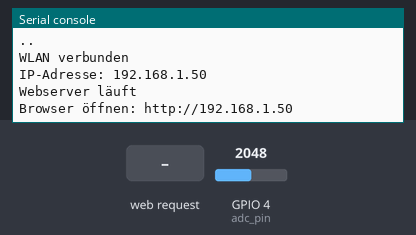
The program below on a simulated ESP32 board running MicroPython. Parts: the last lines printed to the serial console. The inputs (shaded band) are chosen by the test bench; at power-on: GPIO 4 (adc_pin) = 2048 (analog values on the 0–4095 scale). WiFi joins after 1.5 s.

Above: at 3.2 s.
3.3 s: HTTP request GET /messen received
At 3.8 s:
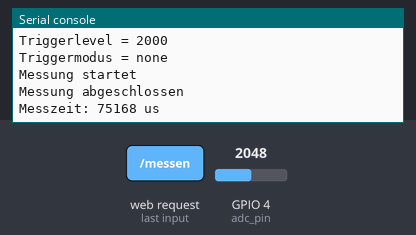
4.8 s: HTTP request GET /werte received
At 5.7 s:
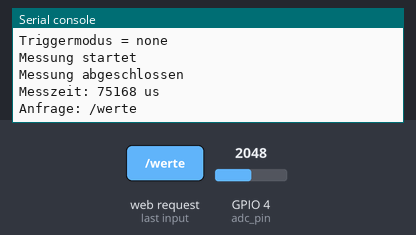
6.3 s: HTTP request GET / received
At 6.8 s:
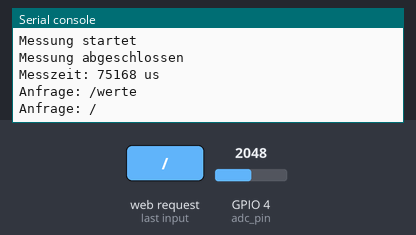

The program:

ESP32-WEB-Speicheroszi-4.py
```python
import network
import socket
import time
from machine import ADC, Pin

# ============================================================
# WLAN-Zugangsdaten
# ============================================================
SSID = "raspi";  PASSWORD = "abcd1234"
ADC_Pin = 4
# ============================================================
# ADC-Einstellung
# ============================================================
adc_pin = ADC(Pin(ADC_Pin))          # ADC-Pin, z.B. GPIO34
adc_pin.atten(ADC.ATTN_11DB)    # Bereich ungefähr 0...3,3 V
adc_pin.width(ADC.WIDTH_12BIT)  # Werte 0...4095

# ============================================================
# Messspeicher und Grundeinstellungen
# ============================================================
MAX_N = 2000                    # Sicherheitsgrenze
N = 300                         # Standard-Anzahl Messwerte
DT_US = 100                     # Standard-Messintervall in Mikrosekunden

TRIGGER_LEVEL = 2000
TRIGGER_MODE = "none"           # none, rising, falling
TRIGGER_TIMEOUT_MS = 5000       # maximal 5 Sekunden auf Trigger warten

werte = [0] * N


# ============================================================
# WLAN verbinden
# ============================================================
def wlan_verbinden():
    wlan = network.WLAN(network.STA_IF)
    wlan.active(True)

    if not wlan.isconnected():
        print("Verbinde mit WLAN ...")
        wlan.connect(SSID, PASSWORD)

        for i in range(20):
            if wlan.isconnected():
                break
            print(".", end="")
            time.sleep(1)

    print()

    if wlan.isconnected():
        ip = wlan.ifconfig()[0]
        print("WLAN verbunden")
        print("IP-Adresse:", ip)
        return ip
    else:
        print("Keine WLAN-Verbindung")
        return None


# ============================================================
# einfache URL-Decodierung
# ============================================================
def url_decode(text):
    text = text.replace("+", " ")
    result = ""
    i = 0

    while i < len(text):
        if text[i] == "%" and i + 2 < len(text):
            try:
                result += chr(int(text[i+1:i+3], 16))
                i += 3
            except:
                result += text[i]
                i += 1
        else:
            result += text[i]
            i += 1

    return result


# ============================================================
# Query-Parameter aus URL holen
# Beispiel:
# /messen?n=500&dt=100&trig=2000&mode=rising
# ============================================================
def hole_parameter(pfad, name):
    suchtext = name + "="
    pos = pfad.find(suchtext)

    if pos == -1:
        return None

    start = pos + len(suchtext)
    ende = pfad.find("&", start)

    if ende == -1:
        ende = len(pfad)

    return url_decode(pfad[start:ende])


# ============================================================
# Warten auf Trigger
# ============================================================
def warten_auf_trigger(trigger_level, trigger_mode, timeout_ms):
    if trigger_mode == "none":
        return True, adc_pin.read()

    print("Warte auf Flankentrigger ...")
    print("Triggerlevel:", trigger_level)
    print("Triggermodus:", trigger_mode)

    start = time.ticks_ms()

    # --------------------------------------------------------
    # Steigende Flanke:
    # 1. erst warten, bis Signal UNTER Triggerlevel ist
    # 2. dann warten, bis Signal Triggerlevel UEBERSCHREITET
    # --------------------------------------------------------
    if trigger_mode == "rising":
        print("Phase 1: Warte auf ADC < Triggerlevel")

        while True:
            wert = adc_pin.read()

            if wert < trigger_level:
                print("Signal ist unter Triggerlevel:", wert)
                break

            if time.ticks_diff(time.ticks_ms(), start) > timeout_ms:
                print("Trigger-Timeout in Phase 1")
                return False, wert

        print("Phase 2: Warte auf steigende Flanke")

        while True:
            wert = adc_pin.read()

            if wert >= trigger_level:
                print("Steigende Flanke ausgeloest:", wert)
                return True, wert

            if time.ticks_diff(time.ticks_ms(), start) > timeout_ms:
                print("Trigger-Timeout in Phase 2")
                return False, wert

    # --------------------------------------------------------
    # Fallende Flanke:
    # 1. erst warten, bis Signal UEBER Triggerlevel ist
    # 2. dann warten, bis Signal Triggerlevel UNTERSCHREITET
    # --------------------------------------------------------
    elif trigger_mode == "falling":
        print("Phase 1: Warte auf ADC > Triggerlevel")

        while True:
            wert = adc_pin.read()

            if wert > trigger_level:
                print("Signal ist ueber Triggerlevel:", wert)
                break

            if time.ticks_diff(time.ticks_ms(), start) > timeout_ms:
                print("Trigger-Timeout in Phase 1")
                return False, wert

        print("Phase 2: Warte auf fallende Flanke")

        while True:
            wert = adc_pin.read()

            if wert <= trigger_level:
                print("Fallende Flanke ausgeloest:", wert)
                return True, wert

            if time.ticks_diff(time.ticks_ms(), start) > timeout_ms:
                print("Trigger-Timeout in Phase 2")
                return False, wert

    else:
        return True, adc_pin.read()


# ============================================================
# Messung durchführen
# ============================================================
def messen(anzahl, dt_us, trigger_level, trigger_mode):
    global N, DT_US, werte
    global TRIGGER_LEVEL, TRIGGER_MODE

    # Grenzen prüfen
    if anzahl < 1:
        anzahl = 1

    if anzahl > MAX_N:
        anzahl = MAX_N

    if dt_us < 0:
        dt_us = 0

    if trigger_level < 0:
        trigger_level = 0

    if trigger_level > 4095:
        trigger_level = 4095

    if trigger_mode not in ("none", "rising", "falling"):
        trigger_mode = "none"

    # globale Werte aktualisieren
    N = anzahl
    DT_US = dt_us
    TRIGGER_LEVEL = trigger_level
    TRIGGER_MODE = trigger_mode

    # Speicher neu anlegen
    werte = [0] * N

    print("Messung vorbereitet")
    print("N =", N)
    print("dt_us =", DT_US)
    print("Triggerlevel =", TRIGGER_LEVEL)
    print("Triggermodus =", TRIGGER_MODE)

    # auf Trigger warten
    ok, trigger_wert = warten_auf_trigger(
        TRIGGER_LEVEL,
        TRIGGER_MODE,
        TRIGGER_TIMEOUT_MS
    )

    if not ok:
        return False, 0, trigger_wert

    print("Messung startet")

    t_start = time.ticks_us()

    if DT_US == 0:
        # so schnell wie möglich messen
        for i in range(N):
            werte[i] = adc_pin.read()

    else:
        # Messung mit Zeitraster
        t_next = time.ticks_us()

        for i in range(N):
            werte[i] = adc_pin.read()

            t_next = time.ticks_add(t_next, DT_US)

            while time.ticks_diff(t_next, time.ticks_us()) > 0:
                pass

    t_ende = time.ticks_us()
    messzeit_us = time.ticks_diff(t_ende, t_start)

    print("Messung abgeschlossen")
    print("Messzeit:", messzeit_us, "us")

    return True, messzeit_us, trigger_wert


# ============================================================
# HTML-Seite
# ============================================================
def html_seite():
    return """<!DOCTYPE html>
<html>
<head>
<meta charset="utf-8">
<title>ESP32 Web-Speicheroszi V4</title>

<style>
    body {
        font-family: Arial, sans-serif;
        margin: 20px;
        background: #eeeeee;
    }

    .box {
        background: white;
        padding: 20px;
        border-radius: 12px;
        max-width: 1050px;
        box-shadow: 0px 0px 8px #aaa;
    }

    h1 {
        margin-top: 0;
    }

    label {
        font-size: 18px;
        margin-right: 8px;
    }

    input, select {
        font-size: 18px;
        padding: 6px;
        margin-right: 15px;
    }

    input {
        width: 130px;
    }

    select {
        width: 190px;
    }

    button {
        font-size: 18px;
        padding: 8px 16px;
        margin: 5px;
    }

    #status {
        margin: 12px 0;
        font-size: 18px;
        color: darkblue;
    }

    canvas {
        border: 1px solid #555;
        background: white;
        margin-top: 10px;
    }

    textarea {
        width: 900px;
        height: 180px;
        font-family: monospace;
        font-size: 14px;
        margin-top: 10px;
    }

    .hinweis {
        color: #555;
        font-size: 15px;
    }
</style>
</head>

<body>
<div class="box">
    <h1>ESP32 Web-Speicheroszi V4</h1>

    <p>
        <label>Anzahl Messwerte:</label>
        <input id="anzahl" type="number" value="300" min="1" max="2000">

        <label>Intervall in us:</label>
        <input id="intervall" type="number" value="100" min="0" max="1000000">
    </p>

    <p>
        <label>Triggerlevel:</label>
        <input id="triggerlevel" type="number" value="2000" min="0" max="4095">

        <label>Triggerart:</label>
        <select id="triggermode">
            <option value="none">kein Trigger</option>
            <option value="rising">steigende Flanke</option>
            <option value="falling">fallende Flanke</option>
        </select>
    </p>

    <p class="hinweis">
        ADC-Bereich: 0 bis 4095.
        Steigende Flanke: erst ADC &lt; Triggerlevel, dann ADC &gt;= Triggerlevel.
        Fallende Flanke: erst ADC &gt; Triggerlevel, dann ADC &lt;= Triggerlevel.
    </p>

    <button onclick="messenUndZeichnen()">Messung starten</button>
    <button onclick="csvAnzeigen()">CSV anzeigen</button>
    <button onclick="diagrammLoeschen()">Diagramm loeschen</button>

    <div id="status">Bereit</div>

    <canvas id="plot" width="900" height="420"></canvas>

    <h3>CSV-Daten</h3>
    <textarea id="csv" placeholder="Hier erscheinen die Messwerte als CSV ..."></textarea>
</div>

<script>
let aktuelleDaten = [];
let aktuelleZeiten = [];

async function messenUndZeichnen() {
    let n = document.getElementById("anzahl").value;
    let dt = document.getElementById("intervall").value;
    let trig = document.getElementById("triggerlevel").value;
    let mode = document.getElementById("triggermode").value;

    document.getElementById("status").textContent = "Warte auf Trigger / Messung laeuft ...";
    document.getElementById("csv").value = "";

    try {
        let url = "/messen?n=" + encodeURIComponent(n)
                + "&dt=" + encodeURIComponent(dt)
                + "&trig=" + encodeURIComponent(trig)
                + "&mode=" + encodeURIComponent(mode);

        let r1 = await fetch(url);
        let antwort = await r1.text();

        document.getElementById("status").textContent = antwort;

        if (antwort.startsWith("Kein Trigger")) {
            return;
        }

        document.getElementById("status").textContent = antwort + " / Lade Messwerte ...";

        let r2 = await fetch("/werte");
        let csv = await r2.text();

        document.getElementById("csv").value = csv;

        let datenObjekt = csvZuArrays(csv);
        aktuelleZeiten = datenObjekt.zeiten;
        aktuelleDaten = datenObjekt.werte;

        zeichneDiagramm(aktuelleZeiten, aktuelleDaten);

        document.getElementById("status").textContent =
            "Diagramm angezeigt: " + aktuelleDaten.length + " Messwerte";
    }
    catch (err) {
        document.getElementById("status").textContent = "Fehler: " + err;
    }
}


async function csvAnzeigen() {
    try {
        let r = await fetch("/werte");
        let csv = await r.text();

        document.getElementById("csv").value = csv;

        let datenObjekt = csvZuArrays(csv);
        aktuelleZeiten = datenObjekt.zeiten;
        aktuelleDaten = datenObjekt.werte;

        zeichneDiagramm(aktuelleZeiten, aktuelleDaten);

        document.getElementById("status").textContent =
            "CSV geladen: " + aktuelleDaten.length + " Messwerte";
    }
    catch (err) {
        document.getElementById("status").textContent = "Fehler: " + err;
    }
}


function csvZuArrays(csv) {
    let zeilen = csv.trim().split("\\n");
    let zeiten = [];
    let werte = [];

    for (let i = 0; i < zeilen.length; i++) {
        let teile = zeilen[i].split(";");

        if (teile.length >= 2) {
            let zeit = Number(teile[0]);
            let wert = Number(teile[1]);

            if (!isNaN(zeit) && !isNaN(wert)) {
                zeiten.push(zeit);
                werte.push(wert);
            }
        }
    }

    return {
        zeiten: zeiten,
        werte: werte
    };
}


function zeichneDiagramm(zeiten, daten) {
    const canvas = document.getElementById("plot");
    const ctx = canvas.getContext("2d");

    const w = canvas.width;
    const h = canvas.height;

    ctx.clearRect(0, 0, w, h);

    if (daten.length < 2) {
        ctx.font = "20px Arial";
        ctx.fillText("Zu wenige Daten", 50, 50);
        return;
    }

    const left = 65;
    const right = 25;
    const top = 25;
    const bottom = 45;

    const pw = w - left - right;
    const ph = h - top - bottom;

    let minv = Math.min(...daten);
    let maxv = Math.max(...daten);

    if (maxv == minv) {
        maxv = minv + 1;
    }

    let t_min = zeiten[0];
    let t_max = zeiten[zeiten.length - 1];

    if (t_max == t_min) {
        t_max = t_min + daten.length - 1;
    }

    // Hintergrund
    ctx.fillStyle = "white";
    ctx.fillRect(0, 0, w, h);

    // Gitternetz
    ctx.strokeStyle = "#dddddd";
    ctx.lineWidth = 1;

    for (let i = 0; i <= 10; i++) {
        let y = top + i * ph / 10;
        ctx.beginPath();
        ctx.moveTo(left, y);
        ctx.lineTo(w - right, y);
        ctx.stroke();
    }

    for (let i = 0; i <= 10; i++) {
        let x = left + i * pw / 10;
        ctx.beginPath();
        ctx.moveTo(x, top);
        ctx.lineTo(x, h - bottom);
        ctx.stroke();
    }

    // Achsen
    ctx.strokeStyle = "black";
    ctx.lineWidth = 1.5;
    ctx.beginPath();
    ctx.moveTo(left, top);
    ctx.lineTo(left, h - bottom);
    ctx.lineTo(w - right, h - bottom);
    ctx.stroke();

    // Beschriftung
    ctx.fillStyle = "black";
    ctx.font = "14px Arial";

    ctx.fillText(maxv, 8, top + 5);
    ctx.fillText(minv, 8, h - bottom);

    ctx.fillText(t_min + " us", left - 10, h - 15);
    ctx.fillText(t_max + " us", w - right - 80, h - 15);

    // Kurve
    ctx.strokeStyle = "blue";
    ctx.lineWidth = 2;
    ctx.beginPath();

    for (let i = 0; i < daten.length; i++) {
        let x = left + (zeiten[i] - t_min) * pw / (t_max - t_min);
        let y = top + (maxv - daten[i]) * ph / (maxv - minv);

        if (i == 0) {
            ctx.moveTo(x, y);
        }
        else {
            ctx.lineTo(x, y);
        }
    }

    ctx.stroke();

    // Info
    ctx.fillStyle = "black";
    ctx.font = "14px Arial";

    let dauer_us = t_max - t_min;
    let dauer_ms = dauer_us / 1000.0;

    ctx.fillText("ADC-Min: " + minv + "   ADC-Max: " + maxv, left, 18);
    ctx.fillText("Messdauer: " + dauer_us + " us = " + dauer_ms.toFixed(3) + " ms", left + 320, 18);
}


function diagrammLoeschen() {
    const canvas = document.getElementById("plot");
    const ctx = canvas.getContext("2d");

    ctx.clearRect(0, 0, canvas.width, canvas.height);
    document.getElementById("status").textContent = "Diagramm geloescht";
}
</script>

</body>
</html>
"""


# ============================================================
# HTTP-Antwort senden
# ============================================================
def sende_antwort(client, content, content_type="text/plain; charset=utf-8"):
    header = "HTTP/1.1 200 OK\r\n"
    header += "Content-Type: " + content_type + "\r\n"
    header += "Connection: close\r\n\r\n"

    client.send(header.encode("utf-8"))

    if isinstance(content, str):
        client.send(content.encode("utf-8"))
    else:
        client.send(content)


# ============================================================
# CSV-Werte zeilenweise senden
# wichtig: kein riesiger String im ESP-RAM
# ============================================================
def sende_werte_csv(client):
    header = "HTTP/1.1 200 OK\r\n"
    header += "Content-Type: text/plain; charset=utf-8\r\n"
    header += "Connection: close\r\n\r\n"

    client.send(header.encode("utf-8"))

    for i in range(N):
        if DT_US == 0:
            zeit = i
        else:
            zeit = i * DT_US

        zeile = str(zeit) + ";" + str(werte[i]) + "\n"
        client.send(zeile.encode("utf-8"))


# ============================================================
# Webserver
# ============================================================
def webserver_starten():
    ip = wlan_verbinden()

    if ip is None:
        print("Webserver nicht gestartet.")
        return

    addr = socket.getaddrinfo("0.0.0.0", 80)[0][-1]

    s = socket.socket()
    s.setsockopt(socket.SOL_SOCKET, socket.SO_REUSEADDR, 1)
    s.bind(addr)
    s.listen(1)

    print("Webserver läuft")
    print("Browser öffnen: http://" + ip)

    while True:
        client = None

        try:
            client, addr = s.accept()
            request = client.recv(1024).decode("utf-8")

            erste_zeile = request.split("\r\n")[0]
            teile = erste_zeile.split(" ")

            if len(teile) < 2:
                client.close()
                continue

            pfad = teile[1]
            print("Anfrage:", pfad)

            # ------------------------------------------------
            # Messung starten
            # Beispiel:
            # /messen?n=500&dt=100&trig=2000&mode=rising
            # ------------------------------------------------
            if pfad.startswith("/messen"):
                n_text = hole_parameter(pfad, "n")
                dt_text = hole_parameter(pfad, "dt")
                trig_text = hole_parameter(pfad, "trig")
                mode_text = hole_parameter(pfad, "mode")

                try:
                    anzahl = int(n_text)
                except:
                    anzahl = N

                try:
                    dt_us = int(dt_text)
                except:
                    dt_us = DT_US

                try:
                    trigger_level = int(trig_text)
                except:
                    trigger_level = TRIGGER_LEVEL

                if mode_text is None:
                    trigger_mode = "none"
                else:
                    trigger_mode = mode_text

                ok, messzeit_us, trigger_wert = messen(
                    anzahl,
                    dt_us,
                    trigger_level,
                    trigger_mode
                )

                if ok:
                    antwort = "Messung abgeschlossen: "
                    antwort += str(N) + " Werte, "
                    antwort += "Intervall " + str(DT_US) + " us, "
                    antwort += "Triggerwert " + str(trigger_wert) + ", "
                    antwort += "reale Messzeit " + str(messzeit_us) + " us"
                else:
                    antwort = "Kein Trigger innerhalb von "
                    antwort += str(TRIGGER_TIMEOUT_MS)
                    antwort += " ms. Letzter ADC-Wert: "
                    antwort += str(trigger_wert)

                sende_antwort(client, antwort)

            # ------------------------------------------------
            # Messwerte senden
            # ------------------------------------------------
            elif pfad.startswith("/werte"):
                sende_werte_csv(client)

            # ------------------------------------------------
            # Hauptseite senden
            # ------------------------------------------------
            else:
                seite = html_seite()
                sende_antwort(client, seite, "text/html; charset=utf-8")

            client.close()

        except Exception as e:
            print("Fehler:", e)

            if client:
                try:
                    client.close()
                except:
                    pass


# ============================================================
# Start
# ============================================================
webserver_starten()
```

Measured:
- after the input at 3.3 s, the serial console: prints a new line at once (image 1)
- after the input at 4.8 s, the serial console: prints a new line at once (image 2)
- after the input at 6.3 s, the serial console: prints a new line at once (image 3)
